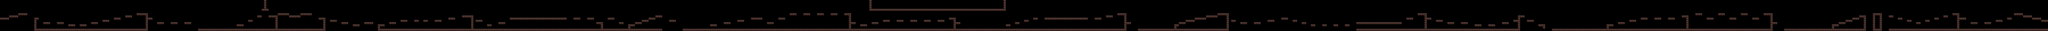

The image is a tile-based game level rendered from a .tmx file. Its description and source (layers, tilesets, objects; grid data summarised) follow:
An orthogonal 900x14 tile map with 16x16 px tiles, 1 tile layer (ground) and 190 objects.

<map version="1.4" tiledversion="1.4.2" orientation="orthogonal" renderorder="right-down" width="900" height="14" tilewidth="16" tileheight="16" infinite="0" nextlayerid="3" nextobjectid="196">
 <tileset firstgid="1" name="tiles" tilewidth="16" tileheight="16" tilecount="4" columns="4">
  <image source="tiles.png" width="64" height="16" />
 </tileset>
 <layer id="1" name="ground" width="900" height="14">
  <data>[12600 cells, 1424 non-empty, 1 distinct tile ids]</data>
 </layer>
 <objectgroup color="#5555ff" id="2" name="solid">
  <object id="1" x="0.181818" y="128.182" width="63.6364" height="16" />
  <object id="2" x="64" y="112" width="64" height="16" />
  <object id="3" x="127.818" y="96" width="64.1818" height="15.8182" />
  <object id="4" x="256" y="128.182" width="16" height="15.6364" />
  <object id="5" x="240" y="128" width="15.8182" height="79.6364" />
  <object id="6" x="304" y="160" width="47.8182" height="15.8182" />
  <object id="7" x="400" y="159.818" width="47.8182" height="16" />
  <object id="8" x="480" y="176" width="47.8182" height="15.8182" />
  <object id="9" x="560" y="176" width="48" height="15.8182" />
  <object id="10" x="640" y="160" width="47.8182" height="15.8182" />
  <object id="11" x="720" y="144" width="48" height="16" />
  <object id="12" x="800" y="128" width="47.8182" height="16" />
  <object id="13" x="879.818" y="112" width="48.1818" height="15.8182" />
  <object id="14" x="960" y="96" width="63.6364" height="15.8182" />
  <object id="15" x="1023.82" y="95.8182" width="16" height="112.182" />
  <object id="16" x="1039.82" y="128" width="32.1818" height="16" />
  <object id="17" x="1103.82" y="159.818" width="48" height="16" />
  <object id="18" x="1200" y="159.818" width="48" height="16.1818" />
  <object id="19" x="1296" y="160" width="48.1818" height="16" />
  <object id="20" x="1664.18" y="176" width="47.6364" height="15.8182" />
  <object id="21" x="1743.82" y="144" width="32.1818" height="15.8182" />
  <object id="22" x="1808" y="112" width="32" height="15.8182" />
  <object id="23" x="1855.82" y="0.181818" width="16" height="63.6364" />
  <object id="24" x="1840" y="63.8182" width="48" height="16" />
  <object id="25" x="1888" y="112" width="47.6364" height="16" />
  <object id="26" x="1936" y="112" width="15.8182" height="95.8182" />
  <object id="27" x="1952" y="95.8182" width="79.8182" height="16.3636" />
  <object id="28" x="2031.82" y="112" width="80.1818" height="16" />
  <object id="29" x="2112" y="95.8182" width="79.6364" height="16" />
  <object id="30" x="2240" y="127.818" width="31.6364" height="16" />
  <object id="31" x="2271.82" y="128" width="16" height="80" />
  <object id="32" x="2320" y="144" width="48" height="15.8182" />
  <object id="33" x="2400" y="159.818" width="48" height="16.1818" />
  <object id="34" x="2480" y="176" width="48.1818" height="15.8182" />
  <object id="35" x="2560" y="160" width="64" height="15.8182" />
  <object id="36" x="2672" y="176.182" width="32" height="15.6364" />
  <object id="37" x="2656" y="176" width="16" height="31.6364" />
  <object id="38" x="2735.82" y="160" width="48.1818" height="15.8182" />
  <object id="39" x="2816" y="143.818" width="48" height="16" />
  <object id="40" x="2912" y="143.818" width="32" height="16.1818" />
  <object id="41" x="2975.82" y="144" width="32.1818" height="16" />
  <object id="42" x="3055.82" y="144" width="48.1818" height="15.8182" />
  <object id="43" x="3151.82" y="128" width="48" height="15.8182" />
  <object id="44" x="3247.82" y="112" width="64.1818" height="16" />
  <object id="45" x="3312" y="111.818" width="15.8182" height="96" />
  <object id="46" x="3344" y="144.182" width="48" height="15.8182" />
  <object id="47" x="3424" y="175.818" width="32.1818" height="16" />
  <object id="49" x="3503.82" y="160" width="48" height="15.8182" />
  <object id="50" x="3584" y="128" width="400" height="16" />
  <object id="51" x="4032" y="127.818" width="47.8182" height="16.1818" />
  <object id="52" x="4128" y="128" width="48" height="16" />
  <object id="53" x="4191.82" y="159.818" width="31.8182" height="16" />
  <object id="54" x="4223.82" y="160" width="16" height="47.6364" />
  <object id="55" x="4271.82" y="127.818" width="48.1818" height="16" />
  <object id="56" x="4352" y="160.182" width="31.8182" height="15.6364" />
  <object id="57" x="4416" y="175.818" width="16" height="32.1818" />
  <object id="58" x="4432" y="175.818" width="32" height="16" />
  <object id="59" x="4464" y="160" width="47.8182" height="15.8182" />
  <object id="60" x="4511.82" y="143.818" width="47.8182" height="16.1818" />
  <object id="61" x="4560" y="128" width="47.8182" height="16" />
  <object id="62" x="4608" y="112" width="48" height="15.8182" />
  <object id="63" x="4704" y="144" width="47.8182" height="15.8182" />
  <object id="64" x="4992" y="175.818" width="47.8182" height="16" />
  <object id="66" x="5088" y="160" width="47.8182" height="15.8182" />
  <object id="67" x="5184" y="144" width="47.8182" height="16" />
  <object id="68" x="5280" y="127.818" width="80" height="16.1818" />
  <object id="69" x="5392" y="159.818" width="48" height="16.1818" />
  <object id="70" x="5471.82" y="128" width="48.1818" height="16" />
  <object id="71" x="5552" y="96" width="48" height="15.8182" />
  <object id="72" x="5647.82" y="96" width="48.3636" height="16.1818" />
  <object id="73" x="5743.82" y="96" width="48.1818" height="15.8182" />
  <object id="74" x="5840" y="96" width="48" height="15.8182" />
  <object id="75" x="5935.64" y="95.8182" width="32.1818" height="16.1818" />
  <object id="76" x="5967.82" y="96" width="16.1818" height="112.545" />
  <object id="77" x="5984.36" y="160" width="31.6364" height="15.8182" />
  <object id="78" x="6047.82" y="175.818" width="48.1818" height="16" />
  <object id="79" x="6128" y="160" width="48" height="15.8182" />
  <object id="80" x="6111.82" y="0.181818" width="16.1818" height="63.6364" />
  <object id="81" x="7056" y="0.181818" width="15.8182" height="63.8182" />
  <object id="82" x="6208" y="143.818" width="48" height="16" />
  <object id="83" x="6303.82" y="143.818" width="48" height="16.1818" />
  <object id="84" x="6400" y="144" width="47.8182" height="16" />
  <object id="85" x="6496" y="144" width="48.1818" height="15.8182" />
  <object id="86" x="6592" y="144" width="47.8182" height="16" />
  <object id="87" x="6672" y="127.818" width="31.8182" height="16" />
  <object id="88" x="6704" y="127.818" width="16" height="80.3636" />
  <object id="89" x="6720.18" y="159.818" width="31.8182" height="16" />
  <object id="90" x="6111.82" y="64.1818" width="960" height="15.6364" />
  <object id="91" x="7072" y="176" width="32.1818" height="15.8182" />
  <object id="92" x="7135.82" y="160" width="32" height="16" />
  <object id="93" x="7200" y="144" width="31.8182" height="16" />
  <object id="94" x="7264" y="128" width="31.8182" height="15.8182" />
  <object id="95" x="7344" y="128.182" width="303.818" height="15.8182" />
  <object id="96" x="7695.82" y="128" width="48" height="16" />
  <object id="97" x="7775.82" y="112" width="48.1818" height="15.8182" />
  <object id="98" x="7856" y="96" width="47.4545" height="15.6364" />
  <object id="99" x="7903.82" y="96.1818" width="16" height="112" />
  <object id="100" x="7920" y="160.182" width="31.8182" height="15.8182" />
  <object id="101" x="8256" y="175.818" width="15.8182" height="32" />
  <object id="102" x="8271.82" y="175.818" width="16" height="16" />
  <object id="103" x="8288" y="160" width="48" height="16" />
  <object id="104" x="8335.82" y="144.182" width="64" height="15.8182" />
  <object id="105" x="8400" y="128" width="79.8182" height="15.8182" />
  <object id="106" x="8479.64" y="112" width="80.3636" height="16" />
  <object id="108" x="8560" y="95.8182" width="63.4545" height="16.1818" />
  </objectgroup>
</map>
<!-- 85 of 190 objects omitted -->